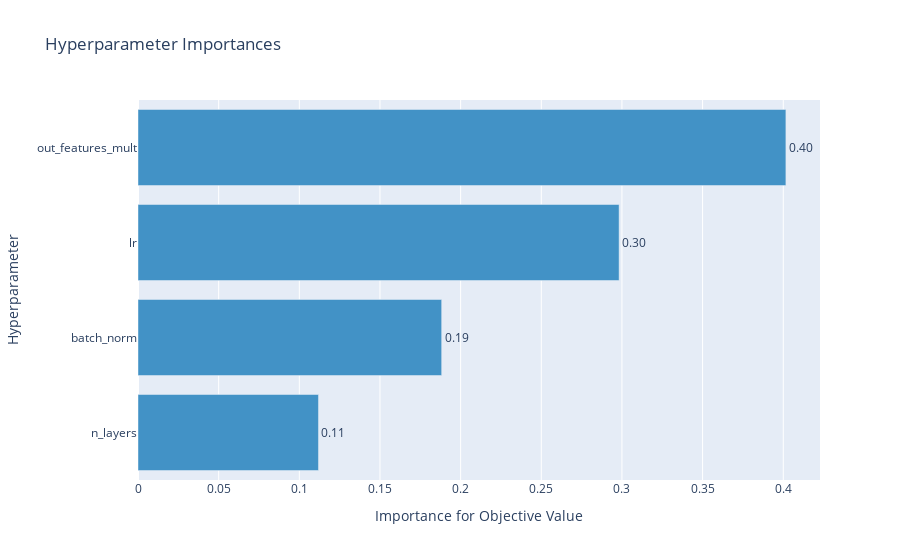

The code cell stored with this chart in its notebook:
### Code cell
optuna.visualization.plot_param_importances(study)

### Figure 1 — Plotly figure (JSON) as saved in the notebook; plotly's stock layout.template omitted (floating-point values rounded to 4 significant figures)
{"data": [{"textposition": "outside", "hovertemplate": ["n_layers (IntUniformDistribution): 0.11187715379225574<extra></extra>", "batch_norm (IntUniformDistribution): 0.18824377338125714<extra></extra>", "lr (LogUniformDistribution): 0.29824313417289167<extra></extra>", "out_features_mult (IntUniformDistribution): 0.4016359386535956<extra></extra>"], "orientation": "h", "text": ["0.11187715379225574", "0.18824377338125714", "0.29824313417289167", "0.4016359386535956"], "texttemplate": "%{text:.2f}", "y": ["n_layers", "batch_norm", "lr", "out_features_mult"], "cliponaxis": false, "marker": {"color": "rgb(66,146,198)"}, "x": [0.1119, 0.1882, 0.2982, 0.4016], "type": "bar"}], "layout": {"showlegend": false, "yaxis": {"title": {"text": "Hyperparameter"}}, "xaxis": {"title": {"text": "Importance for Objective Value"}}, "title": {"text": "Hyperparameter Importances"}}}
